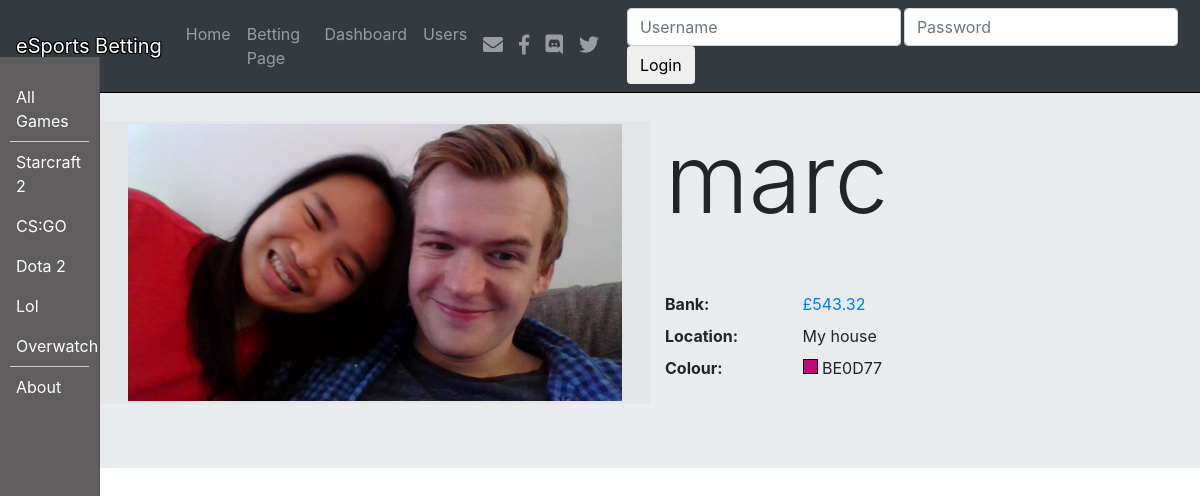
/profiles/public/marc/, run on an earlier commit of the app's database.
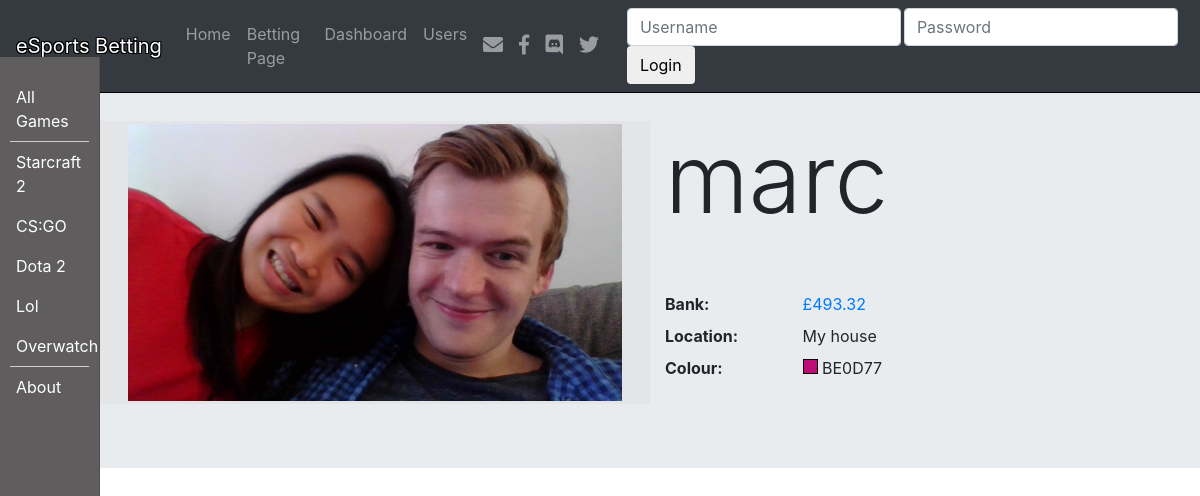
And on a later commit of the database.
### profiles/models.py (models this page shows, shortened)
class Profile(models.Model):
    user = models.OneToOneField(User, on_delete=models.PROTECT)
    location = models.CharField(max_length=120, null=True, blank=True)
    picture = models.ImageField(upload_to=upload_location,null=True,blank=True)
    colour = models.CharField(max_length=7, null=False, blank=False, default="D3D3D3")
    withdrawable_bank = models.DecimalField(max_digits=6, decimal_places=2, default=0)
    non_withdrawable_bank = models.DecimalField(max_digits=6, decimal_places=2, default=0)
    ranking = models.IntegerField(default=0)
    total_number_users = models.IntegerField(default=0, editable=False)
    @property
    def bank(self):
        return self.withdrawable_bank + self.non_withdrawable_bank

### profiles/views.py (the view)
# urls.py: path('public/<username>/', views.profile_public, name='profile-public'),
def profile_public(request, username):
    user = get_object_or_404(User, username=username)
    profile, created = Profile.objects.get_or_create(user=user)
    qs = user.user_bets.all().order_by('game__game_date')
    qs = qs.exclude(game__status='finished_confirmed')
    context = {
        "profile":profile,
        "qs":qs,
    }
    return render(request, "profiles/profile_public.html", context)

### profiles/templates/profiles/profile_public.html (shortened to what this page needs)
{% extends "base.html" %}
{% load crispy_forms_tags %}
{% load static %}
{% block jumbotron %}
<div class="jumbotron jumbotron-fluid" id="jumbo">
    <div class="container">
    <div class="row">
    <div class="col-md-6" style="background-color: #e4e5e6;">
        {%  if profile.picture %}
            <img src="{{ profile.picture.url }}"/>
        {% endif %}
    </div>
    <div class="col-md-6">
        <h1 class="display-1">{{ profile.user }}</h1><br><br>
        <dl class="row">
          <dt class="col-sm-3">Bank:</dt>
          <dd class="col-sm-9">
              <a href="#"
                  data-toggle="modal"
                  data-target="#myModal"
                  data-toggle="tooltip"
                  data-placement="right"
                  title="Click for further Breakdown">
                    £{{ profile.bank }}
              </a>
          </dd>
          <dt class="col-sm-3">Location:</dt>
          <dd class="col-sm-9">{{ profile.location }}</dd>
          <dt class="col-sm-3">Colour:</dt>
          <dd class="col-sm-9">
              <div style="width:15px;height:15px;border:1px solid #000;display: inline-block;background-color: #{{ profile.colour }};"></div>
              {{ profile.colour }}
          </dd>
    </div>
    </div>
    </div>
</div>
{% endblock %}

What changed in the data, as far as the page shows it:
changed Profile "My house": bank "543.32" → "493.32"
